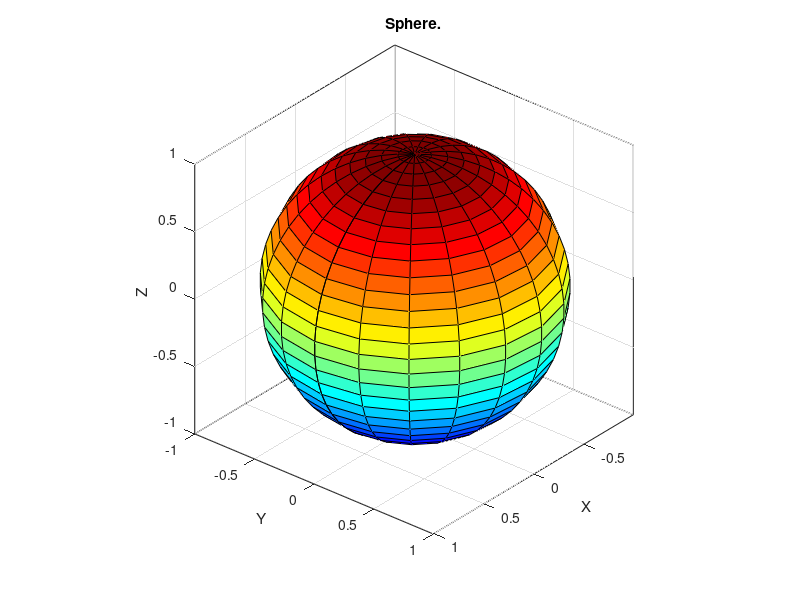
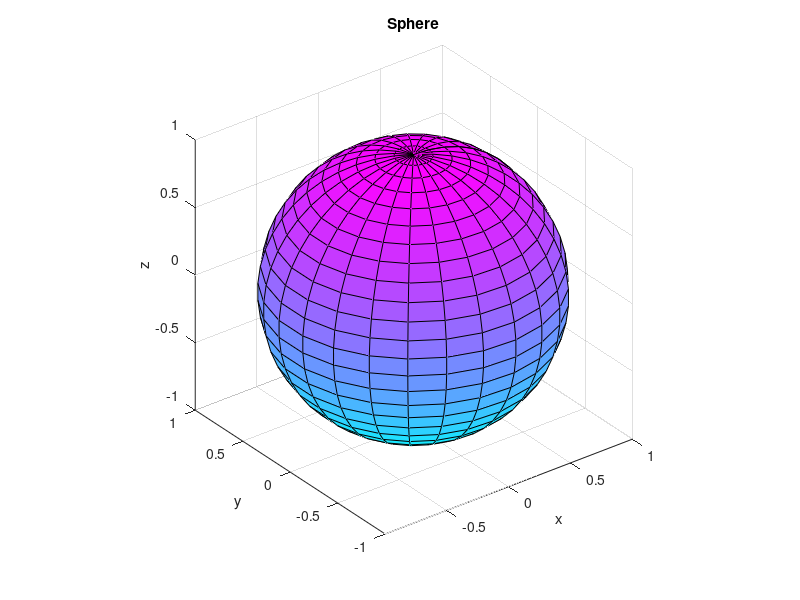

These charts were generated, in order, by the following MATLAB code: (Note: this script raises an error after producing the figures.)
%2a
figure (3)
hor=linspace(0,2*pi,20);
vert=linspace(0,pi,30);
xl0=0;
yl0=0;
zl0=0;
[hor,vert]=meshgrid(hor,vert);
intervals=1;
x=xl0+intervals*sin(vert).*cos(hor);
y=yl0+intervals*sin(vert).*sin(hor);
z=zl0+intervals*cos(vert);
cartesian=sqrt((x-xl0).^2+(y-yl0).^2+(z-zl0).^2);
surf(x,y,z)
colormap(jet)
grid on
box on
axis equal
view([130,30])
xlabel('X')
ylabel('Y')
zlabel('Z')
title('Sphere.')
% Using the sphere function
[x,y,z] = sphere(25);
figure (4)
surf(x,y,z);
colormap (cool)
xlabel('x');
ylabel('y');
zlabel('z');
title('Sphere');
axis equal


%2b
%fileID = fopen("cylinder2.m", 'r');
degree = linspace(-90,90);
radius =1;
x = radius*cosd(degree);
y = radius*sind(degree);
[Ll,Lc,Lq] = cylinder2(x,y);
figure(5)
surf(Ll,Lc,Lq);
colormap (cool)
title("With cylinder2");
xlabel('x');
ylabel('y');
zlabel('z');
view([130,15])
